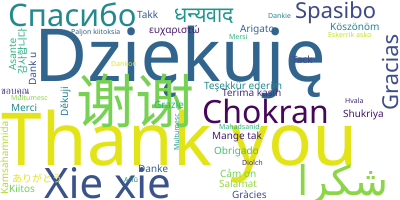

Write Python code to recreate this figure.
from wordcloud import WordCloud

thank_you_dict = {
    'Thank you': 100,
    'Gracias': 85,
    '谢谢': 98,
    'Danke': 75,
    'Merci': 80,
    'ありがとう': 70,
    'Спасибо': 90,
    'شكرا': 95,
    '감사합니다': 60,
    'Grazie': 78,
    'धन्यवाद': 88,
    'Obrigado': 77,
    'ευχαριστώ': 50,
    'ขอบคุณ': 65,
    'Mulțumesc': 40,
    'Dank u': 45,
    'Tack': 55,
    'Kiitos': 42,
    'Hvala': 38,
    'Dziękuję': 100,
    'Teşekkür ederim': 82,
    'Cảm ơn': 68,
    'Dankon': 35,
    'Mahadsanid': 30,
    'Shukriya': 59,
    'Terima kasih': 62,
    'Ačiū': 37,
    'Diolch': 34,
    'Takk': 44,
    'Salamat': 61,
    'Asante': 48,
    'Mersi': 36,
    'Köszönöm': 47,
    'Děkuji': 53,
    'Eskerrik asko': 31,
    'Multumesc': 40,
    'Gràcies': 57,
    'Mange tak': 43,
    'Paljon kiitoksia': 42,
    'Spasibo': 90,
    'Xie xie': 98,
    'Dankie': 41,
    'Chokran': 95,
    'Arigato': 70,
    'Kamsahamnida': 60,
}


def generate():
    wc = WordCloud(background_color='white')
    wc.generate_from_frequencies(thank_you_dict)

    svg_string = wc.to_svg()
    with open('./thank_you.svg', 'w', encoding='utf-8') as f:
        f.write(svg_string)


if __name__ == '__main__':
    generate()
